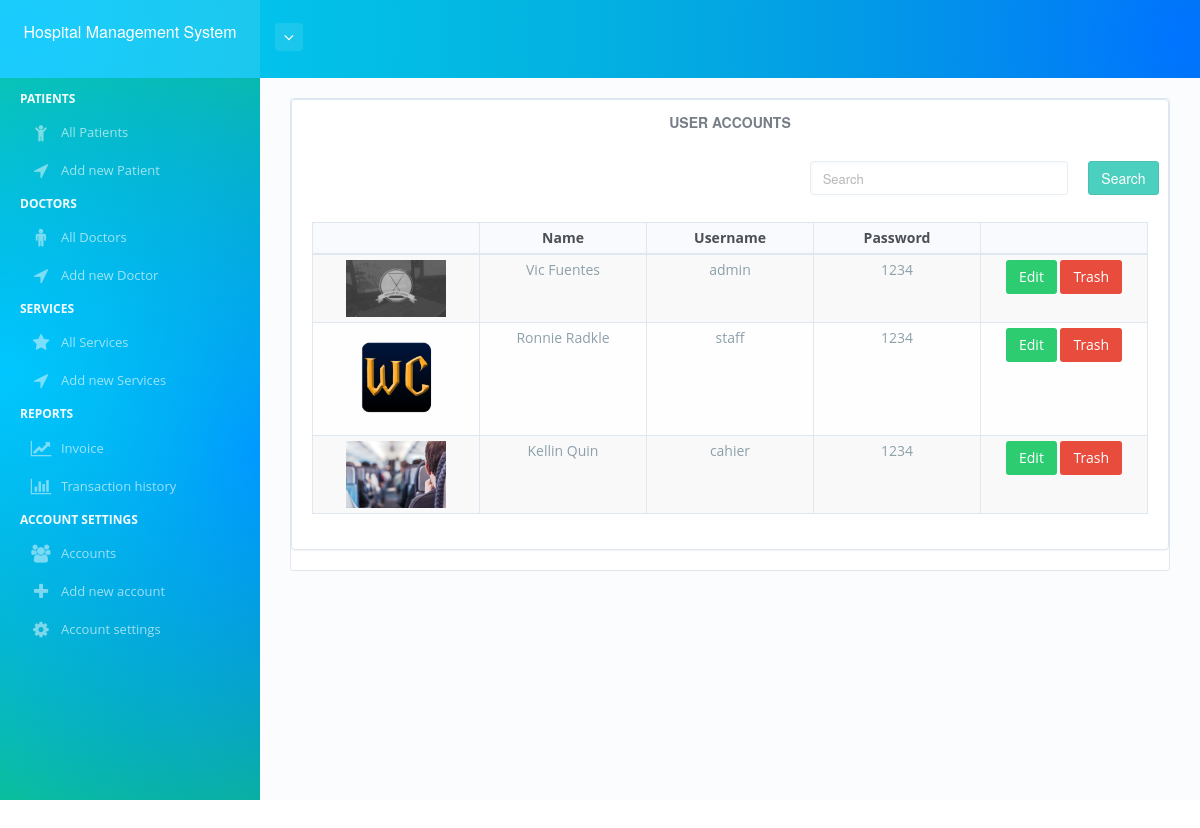
The app's page /accounts.php (signed in) with its own data.
### tables this page shows
CREATE TABLE `users` (
  `user_id` int(11) NOT NULL,
  `name` varchar(225) NOT NULL,
  `user` varchar(225) NOT NULL,
  `pass` varchar(225) NOT NULL,
  `role` varchar(225) NOT NULL,
  `img` varchar(225) NOT NULL,
  `status` varchar(225) NOT NULL
);

### php/database.php (called while the page is built, shortened)
<?php
$conn = mysqli_connect("localhost","root","arunaritu","combine2");
$s = "SELECT * FROM ";
$w = " WHERE ";
function fetch($sql){
	global $conn;
	$q = $conn->query($sql);
	$n = mysqli_num_rows($q);
	$rs=array();
	if($n<=0){
		return 0;
	} else {
		while($r = mysqli_fetch_object($q)){
			$rs[] = $r;
		} return $rs;
	}
}

### accounts.php (the view, shortened to what this page needs)
<?php
    require_once 'bones/a_assets.php';
    require_once 'bones/a_header.php';
?>
<div id="page-content-wrapper">
    <div id="page-content">
        <div class="container">
            <div class="row">
                <div class="col-md-12">
                    <div class="dashboard-box dashboard-box-chart bg-white content-box">
                        <div class="panel">
                            <div class="panel-body">
                                <h1 class="title-hero">
                                    <div class="col-sm-12">
                                        <b>User Accounts</b>
                                    </div><br><br><br>
                                    <div class="col-sm-7"></div>
                                    <form action="accounts.php?11" method="post">
                                        <div class="col-sm-4">
                                            <input type="text" class="form-control" name="search" placeholder="Search" required>
                                        </div>
                                        <div class="col-sm-1">
                                            <button name="search_users" class="btn btn-primary">Search</button>
                                        </div><br><br><br>
                                    </form>
                                </h1>
                                <div class="example-box-wrapper">
                                    <table class="table table-bordered table-striped table-condensed">
                                        <thead>
                                            <tr>
                                                <th style="text-align:center;"></th>
                                                <th style="text-align:center;">Name</th>
                                                <th style="text-align:center;">Username</th>
                                                <th style="text-align:center;">Password</th>
                                                <th style="text-align:center;"></th>
                                            </tr>
                                        </thead>
                                        <tbody>
                                            <?php
                                                if(isset($_POST['search_users'])){
                                                    $search = filters('search');
                                                    $users = fetch("$s users $w status='1' and
                                                        name like '%$search%' or
                                                        user like '%$search%' or
                                                        pass like '%$search%' or
                                                        img like '%$search%'
                                                    ");
                                                    if($users<=0){
                                                        echo "<tr><td colspan='6' style='text-align:center; width:100%;'>No Results Found !</td></tr>";
                                                    } else {
                                                        foreach ($users as $u) {
                                                            echo "<tr>
                                                                    <td style='text-align:center; width:14.28%;'><img src='img/$u->img' width='100px'></td>
                                                                    <td style='text-align:center; width:14.28%;'>$u->name</td>
                                                                    <td style='text-align:center; width:14.28%;'>$u->user</td>
                                                                    <td style='text-align:center; width:14.28%;'>$u->pass</td>
                                                                    <td style='text-align:center; width:14.28%;'>
                                                                        <a href='edit_accounts.php?11&user_id=$u->user_id' class='btn btn-success'>Edit</a>
                                                                        <form action='services.php?5' method='post' style='display:inline;'>
                                                                            <input type='hidden' name='services_id' value='$u->user_id'>
                                                                            <button name='archive_services' class='btn btn-danger'>Trash</button>
                                                                        </form>
                                                                    </td>
                                                                  </tr> ";
                                                        }
                                                    }
                                                } else {
                                                    $users = fetch("$s users $w status='1'");
                                                    if($users<=0){
                                                        echo "<tr><td colspan='6' style='text-align:center; width:100%;'>No Services yet !</td></tr>";
                                                    } else {
                                                        foreach ($users as $u) {
                                                            echo "<tr>
                                                                    <td style='text-align:center; width:14.28%;'><img src='img/$u->img' width='100px'></td>
                                                                    <td style='text-align:center; width:14.28%;'>$u->name</td>
                                                                    <td style='text-align:center; width:14.28%;'>$u->user</td>
                                                                    <td style='text-align:center; width:14.28%;'>$u->pass</td>
                                                                    <td style='text-align:center; width:14.28%;'>
                                                                        <a href='edit_accounts.php?11&user_id=$u->user_id' class='btn btn-success'>Edit</a>
                                                                        <form action='accounts.php?11' method='post' style='display:inline;'>
                                                                            <input type='hidden' name='user_id' value='$u->user_id'>
                                                                            <button name='archive_user' class='btn btn-danger'>Trash</button>
                                                                        </form>
                                                                    </td>
                                                                  </tr> ";
                                                        }
                                                    }
                                                }
                                            ?>
                                        </tbody>
                                    </table>
                                </div>
                            </div>
                        </div>
                    </div>
                </div>
            </div>
        </div>
    </div>
</div>
<?php require_once "bones/a_footer.php"; ?>

### records on screen
users: img (picture), name "Vic Fuentes", user "admin", pass "1234"
users: img (picture), name "Ronnie Radkle", user "staff", pass "1234"
users: img (picture), name "Kellin Quin", user "cahier", pass "1234"
